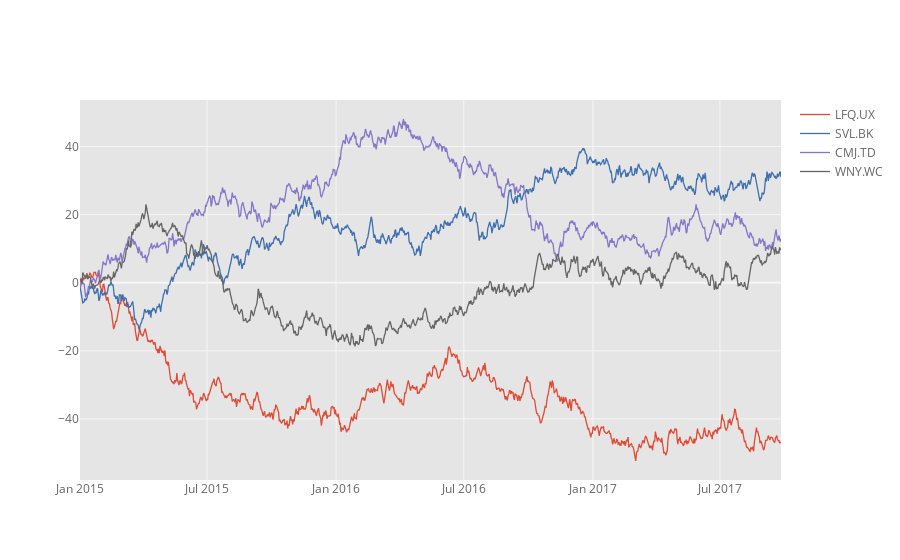

Notebook code for this chart:
### Code cell
# Generating 4 timeseries 
df=cf.datagen.lines(4,1000)
df.iplot()

### Figure 1 — Plotly figure (JSON) as saved in the notebook; plotly's stock layout.template omitted (floating-point values rounded to 4 significant figures; data arrays with more than 128 entries replaced by an {"elided": "..."} marker saying what was removed)
{"data": [{"line": {"color": "rgba(226, 74, 51, 1.0)", "dash": "solid", "shape": "linear", "width": 1.3}, "mode": "lines", "name": "LFQ.UX", "text": "", "type": "scatter", "x": {"elided": "1000 str values"}, "y": {"elided": "1000 float values"}}, {"line": {"color": "rgba(62, 111, 176, 1.0)", "dash": "solid", "shape": "linear", "width": 1.3}, "mode": "lines", "name": "SVL.BK", "text": "", "type": "scatter", "x": {"elided": "1000 str values"}, "y": {"elided": "1000 float values"}}, {"line": {"color": "rgba(132, 118, 202, 1.0)", "dash": "solid", "shape": "linear", "width": 1.3}, "mode": "lines", "name": "CMJ.TD", "text": "", "type": "scatter", "x": {"elided": "1000 str values"}, "y": {"elided": "1000 float values"}}, {"line": {"color": "rgba(101, 101, 101, 1.0)", "dash": "solid", "shape": "linear", "width": 1.3}, "mode": "lines", "name": "WNY.WC", "text": "", "type": "scatter", "x": {"elided": "1000 str values"}, "y": {"elided": "1000 float values"}}], "layout": {"legend": {"bgcolor": "#FFFFFF", "font": {"color": "#666666"}}, "paper_bgcolor": "#FFFFFF", "plot_bgcolor": "#E5E5E5", "title": {"font": {"color": "#151516"}}, "xaxis": {"gridcolor": "#F6F6F6", "showgrid": true, "tickfont": {"color": "#666666"}, "title": {"font": {"color": "#666666"}, "text": ""}, "zerolinecolor": "#F6F6F6"}, "yaxis": {"gridcolor": "#F6F6F6", "showgrid": true, "tickfont": {"color": "#666666"}, "title": {"font": {"color": "#666666"}, "text": ""}, "zerolinecolor": "#F6F6F6"}}}
